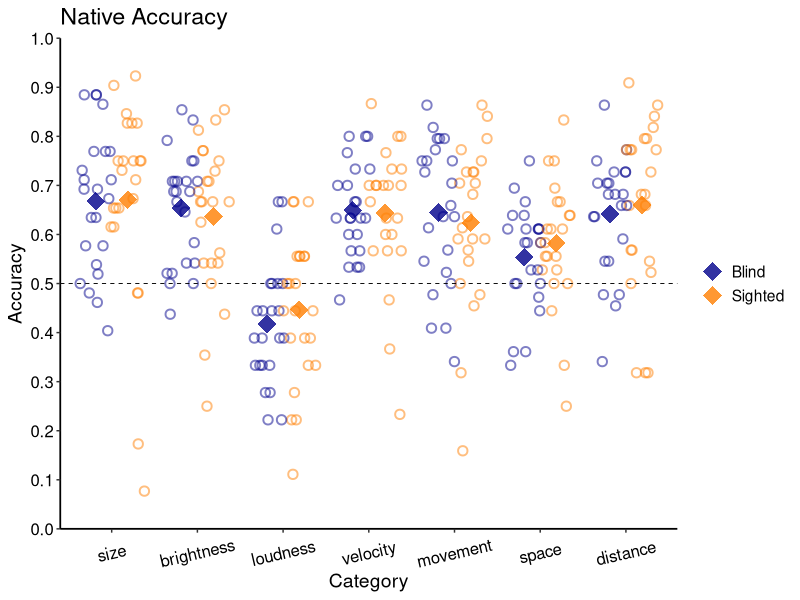

Generate this figure with R: (Note: this script raises an error after producing the figure.)
## ---- chunk 1
# Load and install (if missing) the recquired packages
list.of.packages <- c("tidyverse", 
                      "knitr", 
                      "reshape2", 
                      "lme4",
                      "nlme",
                      "car")
new.packages <- list.of.packages[!(list.of.packages %in% installed.packages()[,"Package"])]
if(length(new.packages)) install.packages(new.packages)

lapply(list.of.packages, library, character.only = TRUE)

# set script folder as working dir
setwd(dirname(rstudioapi::getActiveDocumentContext()$path))

# set to true to show the code chunk
knitr::opts_chunk$set(echo = TRUE)
## ---- chunk 2

allData<-read.csv("data/allData.csv", header = TRUE)

## ---- chunk 3

allData %>% 
  group_by(pseudoid, group, category) %>% 
  count() %>% 
  pivot_wider(names_from = category, values_from = n) %>% 
  print(n = 46)

## ---- chunk 4

allData$rawAccuracy <- as.integer(allData$response == allData$meaning)

allData$nativeAccuracy <- ifelse(allData$value == 'goodop', 
                                 abs(allData$rawAccuracy - 1), 
                                 allData$rawAccuracy + 0)
allData %>%
  group_by(group) %>%
  summarize(raw_acc = mean(rawAccuracy), 
            native_acc = mean(nativeAccuracy), 
            .groups = 'keep')

## ---- chunk 5

categoryAccuracySubj_tidy <- allData %>%
  group_by(pseudoid, group, category) %>%
  summarize(rawAccuracy_mean = mean(rawAccuracy), nativeAccuracy_mean = mean(nativeAccuracy), 
            rawAccuracy_sd = sd(rawAccuracy), nativeAccuracy_sd = sd(nativeAccuracy),
            n = n(),
            rawAccuracy_se = rawAccuracy_sd / sqrt(n), nativeAccuracy_se = nativeAccuracy_sd / sqrt(n),
            .groups = 'keep')

print(categoryAccuracySubj_tidy)

## ---- chunk 6
categoryAccuracyGroup_tidy <- categoryAccuracySubj_tidy %>%
  group_by(group, category) %>%
  summarize(nativeAccuracy_mean = mean(nativeAccuracy_mean),
            nativeAccuracy_sd = sd(nativeAccuracy_mean),
            n = n(),
            nativeAccuracy_se = nativeAccuracy_sd / sqrt(n),
            .groups = 'keep')

print(categoryAccuracyGroup_tidy)

## ---- chunk 7

ggplot() +
  geom_jitter(data = categoryAccuracySubj_tidy, 
              aes(x = as.factor(category), 
                  y = nativeAccuracy_mean, 
                  color = group),
              position = position_jitterdodge(),
              shape = 1,
              size = 2.5,
              stroke = 1,
              alpha = .5,
              show.legend = F) +
  geom_errorbar(data = categoryAccuracyGroup_tidy,
                aes(y = nativeAccuracy_mean,
                    x = as.factor(category),
                    ymin = nativeAccuracy_mean - nativeAccuracy_se,
                    ymax = nativeAccuracy_mean + nativeAccuracy_se,
                    color = group),
                width = .08,
                alpha = .6,
                position = position_jitterdodge(0),
                show.legend = F) +
  geom_point(data = categoryAccuracyGroup_tidy,
              aes(y = nativeAccuracy_mean,
                  x = as.factor(category),
                  color = group),
              position = position_jitterdodge(0),
              shape = 18,
              size = 6,
              alpha = .8) +
  theme_classic() +
  scale_color_manual(values=c('darkblue','darkorange1'), labels=c('Blind', 'Sighted')) +
  scale_y_continuous(limits=c(0, 1), breaks=seq(0, 1, 0.10), expand = c(0,0)) +
  scale_x_discrete(limits=c("1", "3", "4", "6", "7", "8", "9"),
                   labels = c("size", "brightness", "loudness", "velocity", "movement", "space", "distance")) + 
  labs(x="Category", y="Accuracy") +
  ggtitle("Native Accuracy") +
  theme(
    text=element_text(size=14), 
    axis.line = element_line(size = 0.6), 
    axis.text.x = element_text(size=12,colour="black",
                               angle = 13,
                               vjust = .5, 
                               hjust = 0.5), 
    axis.text.y = element_text(size=12, 
                               colour='black'), 
    legend.title=element_blank())+
  geom_hline(yintercept=c(0.5), linetype="dashed", colour="black", size=0.3) 

# ggsave('categories_accuracy.tiff', 
#        device="tiff", 
#        units="in",
#        width=9.54,
#        height=5.54, 
#        dpi=300) 
## ---- chunk 8

summary(allData)
allData$pseudoid <- factor(allData$pseudoid)
allData$category <- factor(allData$category)
allData$group <- factor(allData$group)
allData$session <- factor(allData$session)
allData$language <- factor(allData$language)
allData$stimulus <- factor(allData$stimulus)

## ---- chunk 9
sessionResults <- glmer(nativeAccuracy ~ session +
        (1 | pseudoid) + (1 | language:stimulus), 
      data = allData,
      family = binomial,
      control = glmerControl(optimizer="bobyqa"))

summary(sessionResults)

Anova(sessionResults)
  
## ---- chunk 10

nativeResults <- glmer(nativeAccuracy ~ category + group + category*group +
        (1 | pseudoid) + (1 | language:stimulus), 
      data = allData,
      family = binomial,
      control = glmerControl(optimizer="bobyqa"))

summary(nativeResults)

Anova(nativeResults)

# calculate odd ratio and confidence intervals
se <- sqrt(diag(vcov(nativeResult)))
tab <- cbind(Est = fixef(nativeResult),
             LL = fixef(nativeResult) - 1.96 * se,
             UL = fixef(nativeResult) + 1.96 * se)

# print odd-ratio and confidence interval
print(exp(tab[2:4,]), digits=3)

## ---- chunk 11

native_EB <- subset(allData, group == 'EB')
binom.test(sum(native_EB$grade), nrow(native_EB), p = .5)

native_SC <- subset(allData, group == 'SC')
binom.test(sum(native_SC$grade), nrow(native_SC), p = .5)
## ---- chunk 12

catOne_EB <- subset(allData, category == 1 & group == 'EB')
binom.test(sum(catOne_EB$grade), nrow(catOne_EB), p = .5)

catOne_SC <- subset(allData, category == 1 & group == 'SC')
binom.test(sum(catOne_SC$grade), nrow(catOne_SC), p = .5)

## ---- chunk 13

catThree_EB <- subset(allData, category == 3 & group == 'EB')
binom.test(sum(catThree_EB$grade), nrow(catThree_EB), p = .5)

catThree_SC <- subset(allData, category == 3 & group == 'SC')
binom.test(sum(catThree_SC$grade), nrow(catThree_SC), p = .5)

## ---- chunk 14

catFour_EB <- subset(allData, category == 4 & group == 'EB')
binom.test(sum(catFour_EB$grade), nrow(catFour_EB), p = .5)

catFour_SC <- subset(allData, category == 4 & group == 'SC')
binom.test(sum(catFour_SC$grade), nrow(catFour_SC), p = .5)

## ---- chunk 15

catSix_EB <- subset(allData, category == 6 & group == 'EB')
binom.test(sum(catSix_EB$grade), nrow(catSix_EB), p = .5)

catSix_SC <- subset(allData, category == 6 & group == 'SC')
binom.test(sum(catSix_SC$grade), nrow(catSix_SC), p = .5)

## ---- chunk 16

catSeven_EB <- subset(allData, category == 7 & group == 'EB')
binom.test(sum(catSeven_EB$grade), nrow(catSeven_EB), p = .5)

catSeven_SC <- subset(allData, category == 7 & group == 'SC')
binom.test(sum(catSeven_SC$grade), nrow(catSeven_SC), p = .5)

## ---- chunk 17

catEight_EB <- subset(allData, category == 8 & group == 'EB')
binom.test(sum(catEight_EB$grade), nrow(catEight_EB), p = .5)

catEight_SC <- subset(allData, category == 8 & group == 'SC')
binom.test(sum(catEight_SC$grade), nrow(catEight_SC), p = .5)

## ---- chunk 18

catNine_EB <- subset(allData, category == 9 & group == 'EB')
binom.test(sum(catNine_EB$grade), nrow(catNine_EB), p = .5)

catNine_SC <- subset(allData, category == 9 & group == 'SC')
binom.test(sum(catNine_SC$grade), nrow(catNine_SC), p = .5)
